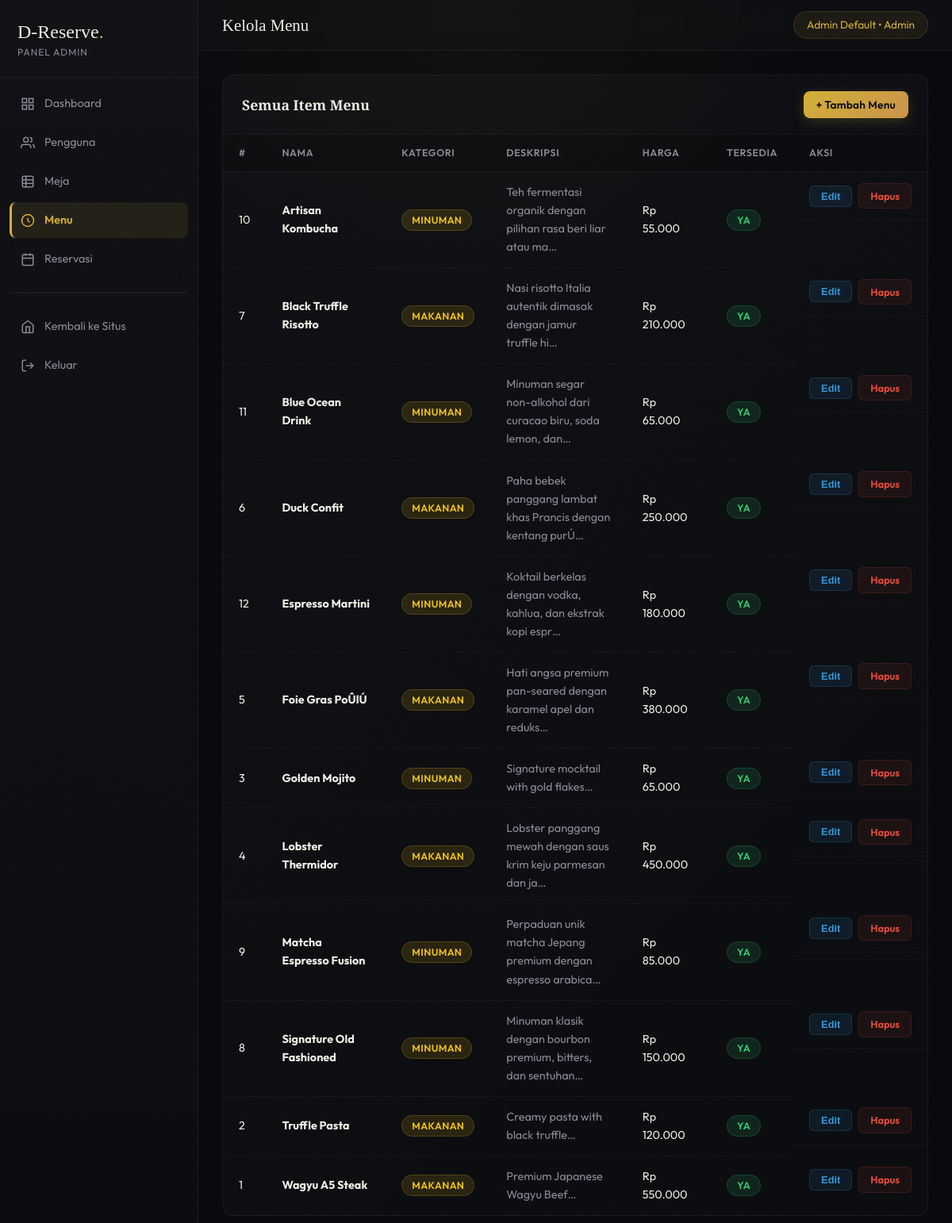
/public/index.php?action=admin_menus (signed in), run on the app's committed database.
### tables this page shows
CREATE TABLE `menus` (
  `id` int(11) NOT NULL,
  `name` varchar(100) NOT NULL,
  `description` text DEFAULT NULL,
  `price` decimal(10,2) NOT NULL,
  `image_url` varchar(255) DEFAULT NULL,
  `is_available` tinyint(1) DEFAULT 1,
  `category` enum('makanan','minuman') NOT NULL DEFAULT 'makanan'
);

### controllers/AdminController.php (called while the page is built, shortened)
<?php
require_once '../models/Menu.php';
class AdminController {
    private $db;
    public function __construct() {
        $database = new Database();
        $this->db = $database->getConnection();
    }
    public function menus() {
        $menuModel = new Menu($this->db);
        $menus     = $menuModel->readAllAdmin();
        require_once '../views/admin/menus.php';
    }
}
?>

### config/Database.php (called while the page is built, shortened)
<?php
class Database {
    private $host = "localhost";
    private $db_name = "dreserve";
    private $username = "root";
    private $password = "";
    public function getConnection() {
        $this->conn = null;
        try {
            $this->conn = new PDO("mysql:host=" . $this->host . ";dbname=" . $this->db_name, $this->username, $this->password);
            $this->conn->setAttribute(PDO::ATTR_ERRMODE, PDO::ERRMODE_EXCEPTION);
        } catch(PDOException $exception) {
            echo "Connection error: " . $exception->getMessage();
        }
        return $this->conn;
    }
}
?>

### models/Menu.php (called while the page is built, shortened)
<?php
class Menu {
    private $conn;
    private $table_name = "menus";
    public function __construct($db) {
        $this->conn = $db;
    }
    public function readAllAdmin() {
        $query = "SELECT * FROM " . $this->table_name . " ORDER BY name ASC";
        $stmt = $this->conn->prepare($query);
        $stmt->execute();
        return $stmt;
    }
}
?>

### views/admin/menus.php (the view, shortened to what this page needs)
<?php require_once '../views/admin/layout/header.php'; ?>
<div class="admin-card">
    <div class="admin-card-header">
        <h3>Semua Item Menu</h3>
        <button type="button" class="btn btn-primary" style="font-size:0.85rem; padding:8px 16px;" onclick="openModal('addMenuModal')">+ Tambah Menu</button>
    </div>
    <div class="table-responsive">
        <table class="admin-table">
            <thead>
                <tr>
                    <th>#</th>
                    <th>Nama</th>
                    <th>Kategori</th>
                    <th>Deskripsi</th>
                    <th>Harga</th>
                    <th>Tersedia</th>
                    <th>Aksi</th>
                </tr>
            </thead>
            <tbody>
                <?php while($row = $menus->fetch(PDO::FETCH_ASSOC)): ?>
                <tr>
                    <td><?= $row['id'] ?></td>
                    <td><strong><?= htmlspecialchars($row['name']) ?></strong></td>
                    <td><span class="badge badge-pending"><?= ucfirst($row['category'] ?? 'Makanan') ?></span></td>
                    <td style="color:var(--text-muted); max-width:250px;"><?= htmlspecialchars(substr($row['description'], 0, 60)) ?>…</td>
                    <td>Rp <?= number_format($row['price'], 0, ',', '.') ?></td>
                    <td>
                        <span class="badge <?= $row['is_available'] ? 'badge-confirmed' : 'badge-cancelled' ?>">
                            <?= $row['is_available'] ? 'Ya' : 'Tidak' ?>
                        </span>
                    </td>
                    <td class="action-buttons">
                        <button type="button" class="btn-action btn-edit" onclick='openEditMenuModal(<?= htmlspecialchars(json_encode($row, JSON_HEX_APOS | JSON_HEX_QUOT)) ?>)'>Edit</button>
                        <a href="index.php?action=admin_menu_delete&id=<?= $row['id'] ?>" class="btn-action btn-delete" onclick="return confirm('Hapus item menu ini?')">Hapus</a>
                    </td>
                </tr>
                <?php endwhile; ?>
            </tbody>
        </table>
    </div>
</div>
<?php require_once '../views/admin/layout/footer.php'; ?>

### public/css/style.css (style rules this page uses)
:root { --bg-color: #0a0c10; --bg-surface: #12141a; --surface-color: rgba(255, 255, 255, 0.04); --surface-hover: rgba(255, 255, 255, 0.08); --primary-color: #d4af37; --primary-hover: #e8c84a; --primary-glow: rgba(212, 175, 55, 0.25); --accent-warm: #c9944a; --text-main: #f0ece4; --text-muted: #8a8a96; --danger: #e74c3c; --success: #2ecc71; --radius-sm: 8px; --radius-md: 14px; --radius-lg: 20px; --font-sans: 'Outfit', sans-serif; --font-serif: 'Playfair Display', serif; }
* { margin: 0; padding: 0; box-sizing: border-box; }
body { background-color: var(--bg-color); background-image: radial-gradient(ellipse 80% 60% at 50% 0%, rgba(212,175,55,0.06) 0%, transparent 60%), radial-gradient(ellipse 60% 50% at 80% 100%, rgba(100,60,180,0.04) 0%, transparent 50%); color: var(--text-main); font-family: var(--font-sans); line-height: 1.6; min-height: 100vh; display: flex; flex-direction: column; }
body::before { content: ''; position: fixed; inset: 0; z-index: 9998; pointer-events: none; opacity: 0.025; background-repeat: repeat; background-size: 200px; }
h1, h2, h3 { font-family: var(--font-serif); font-weight: 600; color: var(--primary-color); }
.btn { padding: 12px 28px; border-radius: var(--radius-sm); cursor: pointer; font-family: var(--font-sans); font-weight: 600; font-size: 0.9rem; text-decoration: none; transition: all 0.35s cubic-bezier(0.16, 1, 0.3, 1); border: none; display: inline-block; position: relative; overflow: hidden; letter-spacing: 0.02em; }
.btn-primary { background: linear-gradient(135deg, #d4af37, #c9944a); color: #0a0c10; box-shadow: 0 4px 15px rgba(212,175,55,0.2); }
.btn-primary::before { content: ''; position: absolute; top: 0; left: -100%; width: 100%; height: 100%; background: linear-gradient(90deg, transparent, rgba(255,255,255,0.25), transparent); transition: left 0.5s ease; }
.badge { padding: 5px 12px; border-radius: 20px; font-size: 0.78rem; font-weight: 600; text-transform: uppercase; letter-spacing: 0.03em; }
.badge-pending { background: rgba(241, 196, 15, 0.12); color: #f1c40f; border: 1px solid rgba(241,196,15,0.2); }
.badge-confirmed { background: rgba(46, 204, 113, 0.12); color: #2ecc71; border: 1px solid rgba(46,204,113,0.2); }
table { width: 100%; border-collapse: collapse; margin-top: 20px; }
th, td { padding: 15px; text-align: left; border-bottom: 1px solid rgba(255,255,255,0.04); }
th { color: var(--primary-color); font-weight: 600; font-size: 0.85rem; }
.admin-body { display: flex; flex-direction: row; min-height: 100vh; background-color: #08090d; background-image: radial-gradient(ellipse 60% 40% at 50% 0%, rgba(212,175,55,0.04) 0%, transparent 60%); }
.admin-card { background: linear-gradient(135deg, rgba(255,255,255,0.03), rgba(255,255,255,0.01)); border: 1px solid rgba(255,255,255,0.05); border-radius: var(--radius-md); overflow: hidden; }
.admin-card-header { display: flex; align-items: center; justify-content: space-between; padding: 20px 24px; border-bottom: 1px solid rgba(255,255,255,0.04); }
.admin-card-header h3 { font-size: 1.1rem; margin-bottom: 0; color: var(--text-main); }
.table-responsive { overflow-x: auto; }
.admin-table { width: 100%; border-collapse: collapse; margin-top: 0; }
.admin-table th { padding: 13px 20px; font-size: 0.78rem; text-transform: uppercase; letter-spacing: 0.6px; color: var(--text-muted); background: rgba(0,0,0,0.2); border-bottom: 1px solid rgba(255,255,255,0.04); }
.admin-table td { padding: 14px 20px; border-bottom: 1px solid rgba(255,255,255,0.03); font-size: 0.9rem; vertical-align: middle; }
.admin-table tbody tr { transition: all 0.2s ease; }
.admin-table tbody tr:last-child td { border-bottom: none; }
.action-buttons { display: flex; gap: 8px; align-items: center; }
.btn-action { padding: 5px 14px; border-radius: 6px; font-size: 0.8rem; font-weight: 600; cursor: pointer; text-decoration: none; transition: all 0.2s ease; display: inline-block; }
.btn-edit { background: rgba(52,152,219,0.1); color: #3498db; border: 1px solid rgba(52,152,219,0.2); }
.btn-delete { background: rgba(231,76,60,0.08); color: #e74c3c; border: 1px solid rgba(231,76,60,0.15); }

### data on the page
menus: id "10", name "Artisan Kombucha", category "MINUMAN", description "Teh fermentasi organik dengan pilihan rasa beri liar atau ma", price "55.000", is_available "YA"
menus: id "7", name "Black Truffle Risotto", category "MAKANAN", description "Nasi risotto Italia autentik dimasak dengan jamur truffle hi", price "210.000", is_available "YA"
menus: id "11", name "Blue Ocean Drink", category "MINUMAN", description "Minuman segar non-alkohol dari curacao biru, soda lemon, dan", price "65.000", is_available "YA"
menus: id "6", name "Duck Confit", category "MAKANAN", description "Paha bebek panggang lambat khas Prancis dengan kentang purÚ", price "250.000", is_available "YA"
menus: id "12", name "Espresso Martini", category "MINUMAN", description "Koktail berkelas dengan vodka, kahlua, dan ekstrak kopi espr", price "180.000", is_available "YA"
menus: id "5", name "Foie Gras PoÛlÚ", category "MAKANAN", description "Hati angsa premium pan-seared dengan karamel apel dan reduks", price "380.000", is_available "YA"
menus: id "3", name "Golden Mojito", category "MINUMAN", description "Signature mocktail with gold flakes", price "65.000", is_available "YA"
menus: id "4", name "Lobster Thermidor", category "MAKANAN", description "Lobster panggang mewah dengan saus krim keju parmesan dan ja", price "450.000", is_available "YA"
menus: id "9", name "Matcha Espresso Fusion", category "MINUMAN", description "Perpaduan unik matcha Jepang premium dengan espresso arabica", price "85.000", is_available "YA"
menus: id "8", name "Signature Old Fashioned", category "MINUMAN", description "Minuman klasik dengan bourbon premium, bitters, dan sentuhan", price "150.000", is_available "YA"
menus: id "2", name "Truffle Pasta", category "MAKANAN", description "Creamy pasta with black truffle", price "120.000", is_available "YA"
menus: id "1", name "Wagyu A5 Steak", category "MAKANAN", description "Premium Japanese Wagyu Beef", price "550.000", is_available "YA"

### other printed values
$titles[$_GET['action'] ?? 'admin_dashboard'] "Kelola Menu"
$_SESSION['user_name'] "Admin Default"
